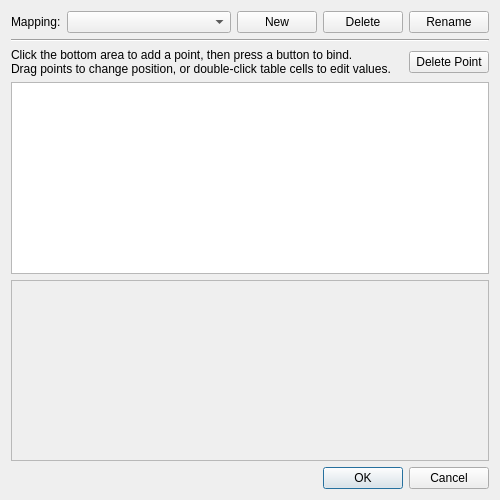
<?xml version="1.0" encoding="UTF-8"?>
<ui version="4.0">
 <class>ConfigureTouchFromButton</class>
 <widget class="QDialog" name="ConfigureTouchFromButton">
  <property name="geometry">
   <rect>
    <x>0</x>
    <y>0</y>
    <width>500</width>
    <height>500</height>
   </rect>
  </property>
  <property name="windowTitle">
   <string>Configure Touchscreen Mappings</string>
  </property>
  <layout class="QVBoxLayout">
   <item>
    <layout class="QHBoxLayout" name="horizontalLayout">
     <item>
      <widget class="QLabel" name="label">
       <property name="text">
        <string>Mapping:</string>
       </property>
       <property name="textFormat">
        <enum>Qt::PlainText</enum>
       </property>
      </widget>
     </item>
     <item>
      <widget class="QComboBox" name="mapping">
       <property name="sizePolicy">
        <sizepolicy hsizetype="MinimumExpanding" vsizetype="Fixed">
         <horstretch>0</horstretch>
         <verstretch>0</verstretch>
        </sizepolicy>
       </property>
      </widget>
     </item>
     <item>
      <widget class="QPushButton" name="button_new">
       <property name="sizePolicy">
        <sizepolicy hsizetype="Maximum" vsizetype="Fixed">
         <horstretch>0</horstretch>
         <verstretch>0</verstretch>
        </sizepolicy>
       </property>
       <property name="text">
        <string>New</string>
       </property>
      </widget>
     </item>
     <item>
      <widget class="QPushButton" name="button_delete">
       <property name="sizePolicy">
        <sizepolicy hsizetype="Maximum" vsizetype="Fixed">
         <horstretch>0</horstretch>
         <verstretch>0</verstretch>
        </sizepolicy>
       </property>
       <property name="text">
        <string>Delete</string>
       </property>
      </widget>
     </item>
     <item>
      <widget class="QPushButton" name="button_rename">
       <property name="sizePolicy">
        <sizepolicy hsizetype="Maximum" vsizetype="Fixed">
         <horstretch>0</horstretch>
         <verstretch>0</verstretch>
        </sizepolicy>
       </property>
       <property name="text">
        <string>Rename</string>
       </property>
      </widget>
     </item>
    </layout>
   </item>
   <item>
    <widget class="Line" name="line">
     <property name="orientation">
      <enum>Qt::Horizontal</enum>
     </property>
    </widget>
   </item>
   <item>
    <layout class="QHBoxLayout" name="horizontalLayout_2">
     <item>
      <widget class="QLabel" name="label_2">
       <property name="text">
        <string>Click the bottom area to add a point, then press a button to bind.
Drag points to change position, or double-click table cells to edit values.</string>
       </property>
       <property name="textFormat">
        <enum>Qt::PlainText</enum>
       </property>
      </widget>
     </item>
     <item>
      <spacer name="horizontalSpacer">
       <property name="orientation">
        <enum>Qt::Horizontal</enum>
       </property>
       <property name="sizeHint" stdset="0">
        <size>
         <width>40</width>
         <height>20</height>
        </size>
       </property>
      </spacer>
     </item>
     <item>
      <widget class="QPushButton" name="button_delete_bind">
       <property name="text">
        <string>Delete Point</string>
       </property>
      </widget>
     </item>
    </layout>
   </item>
   <item>
    <widget class="QTreeView" name="binding_list">
     <property name="sizePolicy">
      <sizepolicy hsizetype="Expanding" vsizetype="Expanding">
       <horstretch>0</horstretch>
       <verstretch>0</verstretch>
      </sizepolicy>
     </property>
     <property name="rootIsDecorated">
      <bool>false</bool>
     </property>
     <property name="uniformRowHeights">
      <bool>true</bool>
     </property>
     <property name="itemsExpandable">
      <bool>false</bool>
     </property>
    </widget>
   </item>
   <item>
    <widget class="TouchScreenPreview" name="bottom_screen">
     <property name="sizePolicy">
      <sizepolicy hsizetype="Expanding" vsizetype="Expanding">
       <horstretch>0</horstretch>
       <verstretch>0</verstretch>
      </sizepolicy>
     </property>
     <property name="minimumSize">
      <size>
       <width>160</width>
       <height>120</height>
      </size>
     </property>
     <property name="baseSize">
      <size>
       <width>320</width>
       <height>240</height>
      </size>
     </property>
     <property name="cursor">
      <cursorShape>CrossCursor</cursorShape>
     </property>
     <property name="mouseTracking">
      <bool>true</bool>
     </property>
     <property name="autoFillBackground">
      <bool>true</bool>
     </property>
     <property name="frameShape">
      <enum>QFrame::StyledPanel</enum>
     </property>
     <property name="frameShadow">
      <enum>QFrame::Sunken</enum>
     </property>
    </widget>
   </item>
   <item>
    <layout class="QHBoxLayout" name="horizontalLayout_3">
     <item>
      <widget class="QLabel" name="coord_label">
       <property name="sizePolicy">
        <sizepolicy hsizetype="Expanding" vsizetype="Preferred">
         <horstretch>0</horstretch>
         <verstretch>0</verstretch>
        </sizepolicy>
       </property>
       <property name="textFormat">
        <enum>Qt::PlainText</enum>
       </property>
      </widget>
     </item>
     <item>
      <widget class="QDialogButtonBox" name="buttonBox">
       <property name="standardButtons">
        <set>QDialogButtonBox::Cancel|QDialogButtonBox::Ok</set>
       </property>
      </widget>
     </item>
    </layout>
   </item>
  </layout>
 </widget>
 <customwidgets>
  <customwidget>
   <class>TouchScreenPreview</class>
   <extends>QFrame</extends>
   <header>sudachi/configuration/configure_touch_widget.h</header>
   <container>1</container>
  </customwidget>
 </customwidgets>
 <resources/>
 <connections>
  <connection>
   <sender>buttonBox</sender>
   <signal>rejected()</signal>
   <receiver>ConfigureTouchFromButton</receiver>
   <slot>reject()</slot>
  </connection>
 </connections>
</ui>
